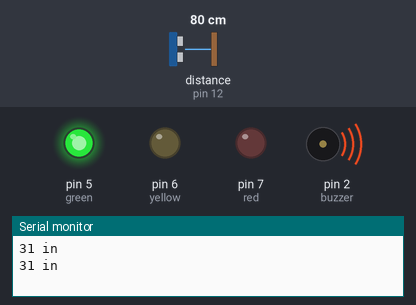
Recording of a sketch running on a simulated Arduino Uno, built with avr-gcc and run on an emulated ATmega328P. On the bench: output pins drawn as LEDs (lit = HIGH), buzzer (waves = sounding), the last lines printed to the serial monitor. Wiring (inferred from the names in the program): ultrasonic range finder: trigger pin 11; echo pin 12. Inputs (shaded band) come from the test bench; at power-on: distance to the obstacle (sensor on pin 12) 80 cm. The echo pulse lasts 58.3 µs per cm; pins used as bus, display or sensor lines are not drawn.

Above: at 2.0 s.
2.1 s: distance to the obstacle (sensor on pin 12) set to 17 cm
5.6 s: distance to the obstacle (sensor on pin 12) set to 13 cm
At 7.9 s:
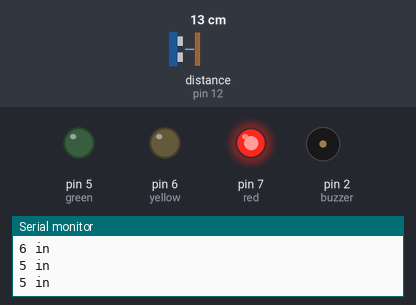
8.2 s: distance to the obstacle (sensor on pin 12) set to 18 cm
At 8.6 s:
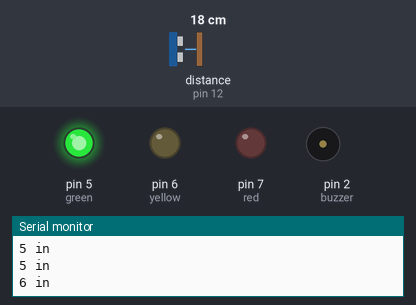
12.8 s: distance to the obstacle (sensor on pin 12) set to 2 cm
At 13.6 s:
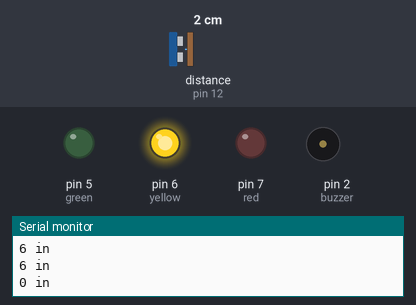
Timing chart, 0 to 15.8 s (numbered marks = the images above; inputs shaded):
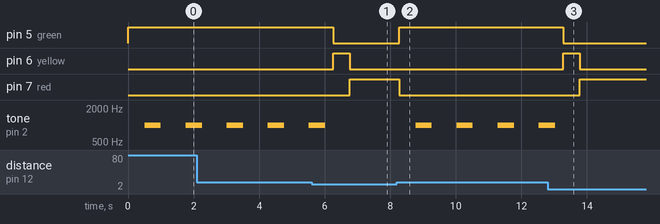

Measured:
- the behaviour switches between 16 and 15 cm on distance to the obstacle (sensor on pin 12) (found by bisection; images 0 and 1)
- after the input at 5.6 s, pin 5 (green): HIGH → LOW after 0.67 s; pin 6 (yellow): LOW → HIGH after 0.67 s, → LOW 0.50 s later; pin 7 (red): LOW → HIGH after 1.2 s; tone on pin 2 (buzzer): goes on until 6.0 s, then stays silent
- after the input at 8.2 s, pin 5 (green): LOW → HIGH after 0.07 s; pin 7 (red): HIGH → LOW after 0.07 s; tone on pin 2 (buzzer): alternates 1000 Hz for 0.50 s and silent for 0.75 s, starting after 0.57 s
- after the input at 12.8 s, pin 5 (green): HIGH → LOW after 0.48 s; pin 6 (yellow): LOW → HIGH after 0.48 s, → LOW 0.50 s later; pin 7 (red): LOW → HIGH after 0.98 s; tone on pin 2 (buzzer): goes on until 13.0 s, then stays silent
- by itself, tone on pin 2 (buzzer): alternates 1000 Hz for 0.50 s and silent for 0.75 s

The sketch:

smartTrafficLight.ino
```cpp
/*
 * Code for the Smart Traffic Light (traffic light parts 2 and 3) Demo.
 *
 * Uncomment buzzer code and re-upload for part 3.
 */

//LED pins
#define red 7
#define yellow 6
#define green 5

//ultrasonic sensor pins
#define trig 11
#define echo 12

//active buzzer pin
#define buzzer 2

long duration, inches;
bool redLightOn;

void setup() {
  Serial.begin (9600); //uncomment the Serial lines if you need to see the ultrasonic sensor readings for debugging

  pinMode(red, OUTPUT);
  pinMode(yellow, OUTPUT);
  pinMode(green, OUTPUT);

  pinMode(trig, OUTPUT);
  pinMode(echo, INPUT);

  pinMode(buzzer, OUTPUT);

  redLightOn = false;
}

void loop() {
  // ultrasonic code from http://randomnerdtutorials.com/complete-guide-for-ultrasonic-sensor-hc-sr04/

  // The sensor is triggered by a HIGH pulse of 10 or more microseconds.
  // Give a short LOW pulse beforehand to ensure a clean HIGH pulse:
  digitalWrite(trig, LOW);
  delayMicroseconds(5);
  digitalWrite(trig, HIGH);
  delayMicroseconds(10);
  digitalWrite(trig, LOW);

  // Read the signal from the sensor: a HIGH pulse whose
  // duration is the time (in microseconds) from the sending
  // of the ping to the reception of its echo off of an object.
  pinMode(echo, INPUT);
  duration = pulseIn(echo, HIGH);

  // convert the time into a distance
  // note: speed of sound in inches/microseconds is ~0.0135039 in/uS
  //        74 = ~1/0.0135039
  //        dividing by 74 is less messy than multiplying by 0.0135039
  inches = (duration/2) / 74;

  Serial.print(inches);  //uncomment the Serial lines if you need to see the ultrasonic sensor readings for debugging
  Serial.print(" in \n");

  /* If something is within range of the sensor, this equates to a car coming down the other branch of the intersection.
   *  So play yellow light, red light to stop traffic for this branch.
  */
  if (inches < 6) { //you can play with this number to make it trigger closer or farther
    if (redLightOn == false) { //don't replay the yellow light if it's continuing to be red from the last loop
      digitalWrite(red, LOW);
      digitalWrite(yellow, HIGH);
      digitalWrite(green, LOW);
      delay(500); //change this to modify how long the yellow light phase takes
    }
    digitalWrite(red, HIGH);
    digitalWrite(yellow, LOW);
    digitalWrite(green, LOW);
    redLightOn = true;
    delay(500); //change this to modify how long red will stay on after the "car" is out of range

  }
  else { //no cars coming, allow traffic on this branch to go
    redLightOn = false;
    digitalWrite(red, LOW);
    digitalWrite(yellow, LOW);
    digitalWrite(green, HIGH);
    delay(500); //change this to modify how long the yellow light phase takes


   // play buzzer while traffic going on this branch to alert pedestrians that they cannot cross
   tone(buzzer, 1000);
   delay(500);
   noTone(buzzer);

  }
  delay(250); //ultrasonic sensor needs this delay on the main loop
}
```
